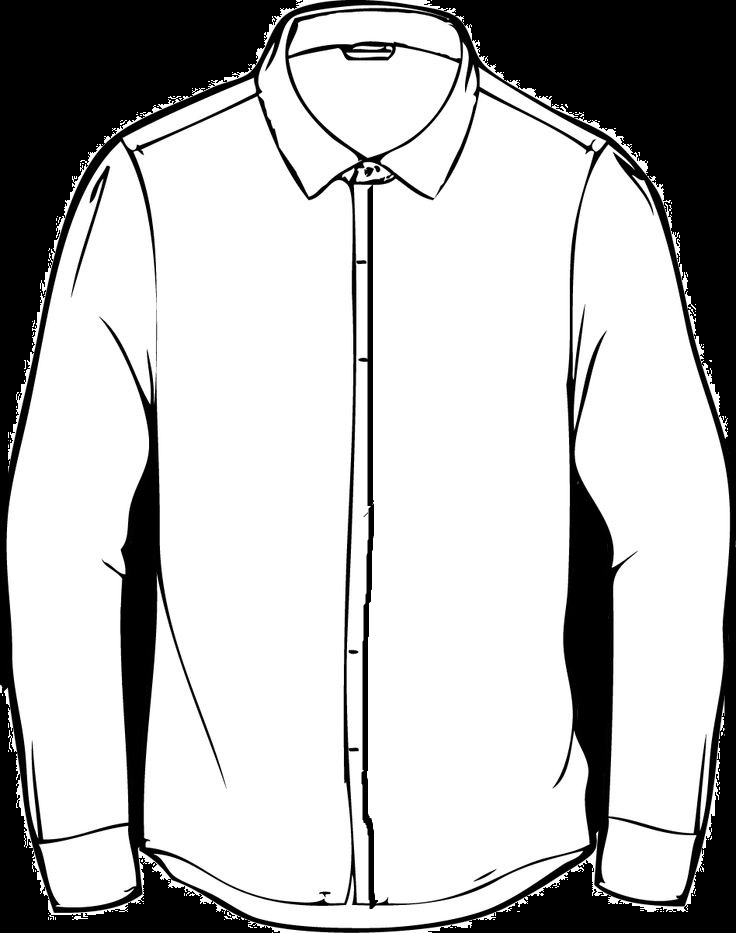
#> input picture shirt_outline.jpg, 736 x 933 px
$ python virtual_tryon.py ../../../../shirt_outline.jpg ../../../../shirt_outline.jpg ../../../../shirt_outline.jpg
#> lines starting #> are read from the running program, lines starting #| are printed output that depends on the picture; after the words box and inside, x2 and y2 are one past the last pixel; in counts of white or black regions, pixels touching at a corner belong together
import cv2
import numpy as np
import sys
import os

def process_shirt(fabric_path, outline_path, output_path):
    # 1. Load Images
#> called with fabric_path = '../../../../shirt_outline.jpg', outline_path = '../../../../shirt_outline.jpg', output_path = '../../../../shirt_outline.jpg'
    fabric_img = cv2.imread(fabric_path)
#> fabric_img is the input picture: shape (933, 736, 3); min 0, max 255, mean 187.9
    shirt_outline = cv2.imread(outline_path)

    if fabric_img is None or shirt_outline is None:
        print("Error: Images not found")
        return

    # Resize fabric to match shirt dimensions exactly
    h, w = shirt_outline.shape[:2]
#> h = 933; w = 736
    fabric_img = cv2.resize(fabric_img, (w, h))

    # 2. Create Masks (Logic from your script)
    gray = cv2.cvtColor(shirt_outline, cv2.COLOR_BGR2GRAY)
    _, binary = cv2.threshold(gray, 200, 255, cv2.THRESH_BINARY)
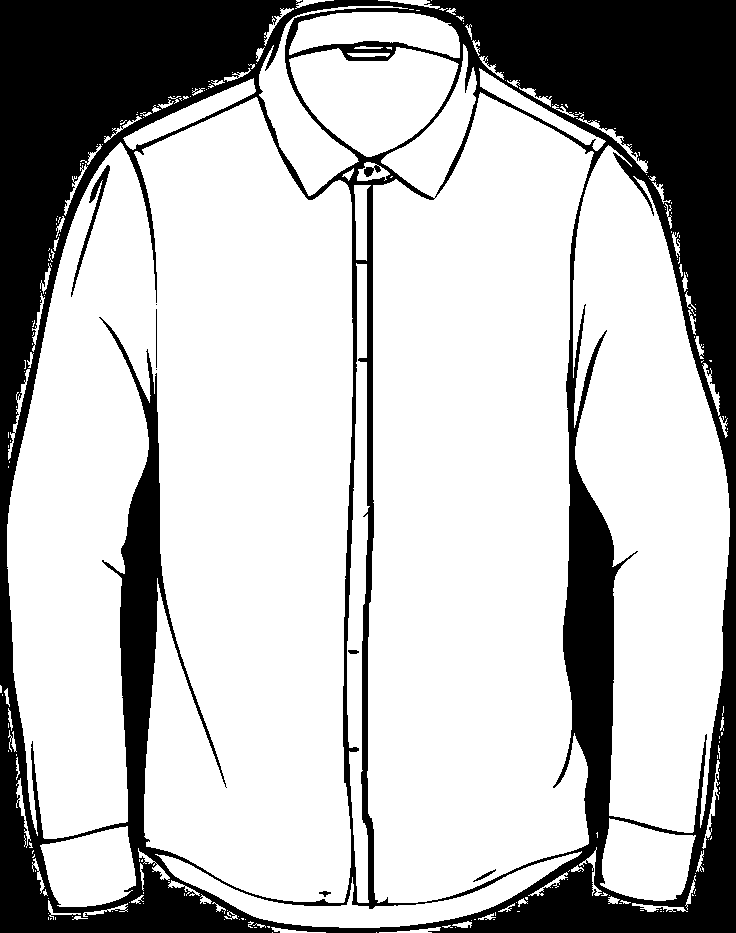
#> binary: shape (933, 736); 72.9% white; 8 black regions (2 under 20 px), largest, box (x1, y1, x2, y2) and area: (0, 0, 736, 933) 185367, (71, 165, 110, 297) 613, (473, 869, 496, 882) 62, (156, 309, 157, 368) 59, (348, 650, 359, 654) 37, (319, 891, 331, 897) 37

    # Floodfill to find background
    im_floodfill = binary.copy()
    mask = np.zeros((h+2, w+2), np.uint8)
    cv2.floodFill(im_floodfill, mask, (0,0), 0)

    # Interior Mask (White area is the shirt)
    interior_mask = im_floodfill

    # Outline Mask (Black area is the shirt)
    outline_mask = cv2.bitwise_not(interior_mask)

    # 3. The Blending Magic
    #

    # Cut out the shirt shape from the FABRIC
    textured_shirt = cv2.bitwise_and(fabric_img, fabric_img, mask=interior_mask)

    # Cut out the outlines from the ORIGINAL SKETCH
    background_and_outlines = cv2.bitwise_and(shirt_outline, shirt_outline, mask=outline_mask)
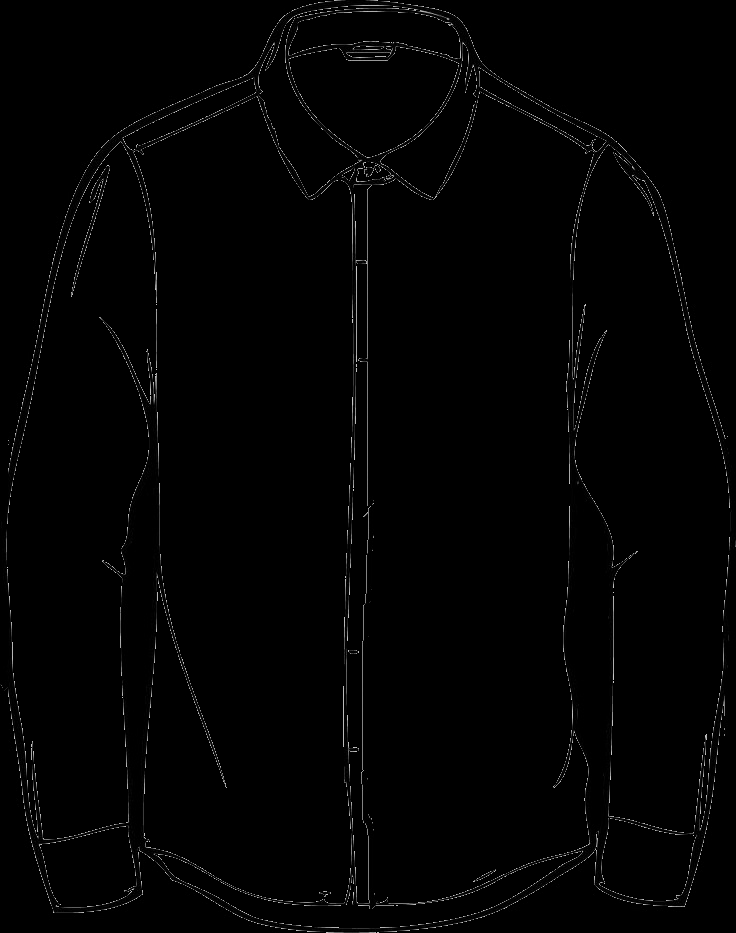
#> background_and_outlines: shape (933, 736, 3); min 0, max 200, mean 2.5

    # Combine them
    final_output = cv2.add(textured_shirt, background_and_outlines)

    # 4. Save
    cv2.imwrite(output_path, final_output)
    print("Success")

if __name__ == "__main__":
    # Arguments: 1=FabricPath, 2=OutlinePath, 3=OutputPath
    if len(sys.argv) < 4:
        print("Missing arguments")
    else:
        process_shirt(sys.argv[1], sys.argv[2], sys.argv[3])
